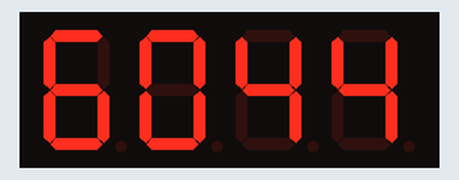
Recording of a program running on a simulated Arduino Uno, built with avr-gcc and run on an emulated ATmega328P. Parts: 4-digit seven-segment display. Random numbers use the default seed unless the program sets one.

Above: at 2.1 s.
At 6.1 s:
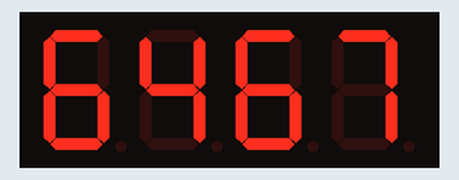
At 10.1 s:
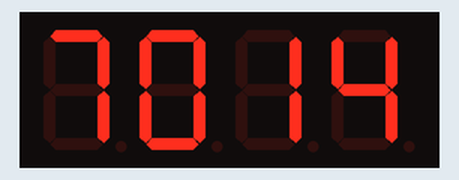
At 20.1 s:
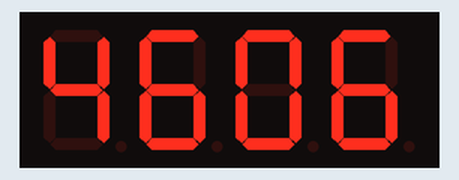
At 28.1 s:
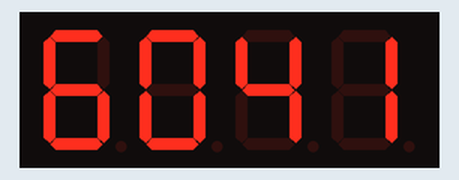
At 38.1 s:
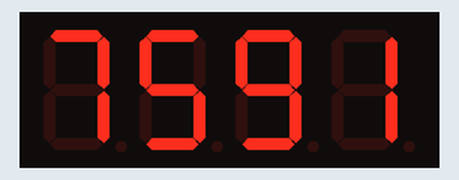

The program:

main.cpp
```cpp
#include <Arduino.h>
#include <SevSeg.h>

SevSeg sevseg; // Instantiate a seven segment object
uint8_t numDigits = 4;
static unsigned long timer = millis();

byte digitPins[] = {2, 3, 4, 5}; // attach pins D1-D4
byte segmentPins[] = {6, 7, 8, 9, 10, 11, 12, 13}; // attach pins from A to DP in order
bool resistorsOnSegments = false; // 'false' means resistors are on digit pins
byte hardwareConfig = COMMON_CATHODE; // See README.md for options
bool updateWithDelays = false; // Default 'false' is Recommended
bool leadingZeros = false; // Use 'true' if you'd like to keep the leading zeros
bool disableDecPoint = true; // Use 'true' if your decimal point doesn't exist or isn't connected. Then, you only need to specify 7 segmentPins[]

long randNumber;

void setup() {
  sevseg.begin(hardwareConfig, numDigits, digitPins,
               segmentPins, resistorsOnSegments,
               updateWithDelays, leadingZeros, disableDecPoint);
  sevseg.setBrightness(100);

  // Set the random seed using noise on pin 0
  randomSeed(analogRead(0));
}

void loop() {
  // Generate a new number every two seconds
  if (millis() - timer >= 2000) {
    timer = millis();
    randNumber = random(9999);
    sevseg.setNumber(randNumber);
  }
  sevseg.refreshDisplay(); // Must run repeatedly
}
```

Measured:
- what the display in image 0 shows lasts 2.0 s, from 2.0 s to 4.0 s
